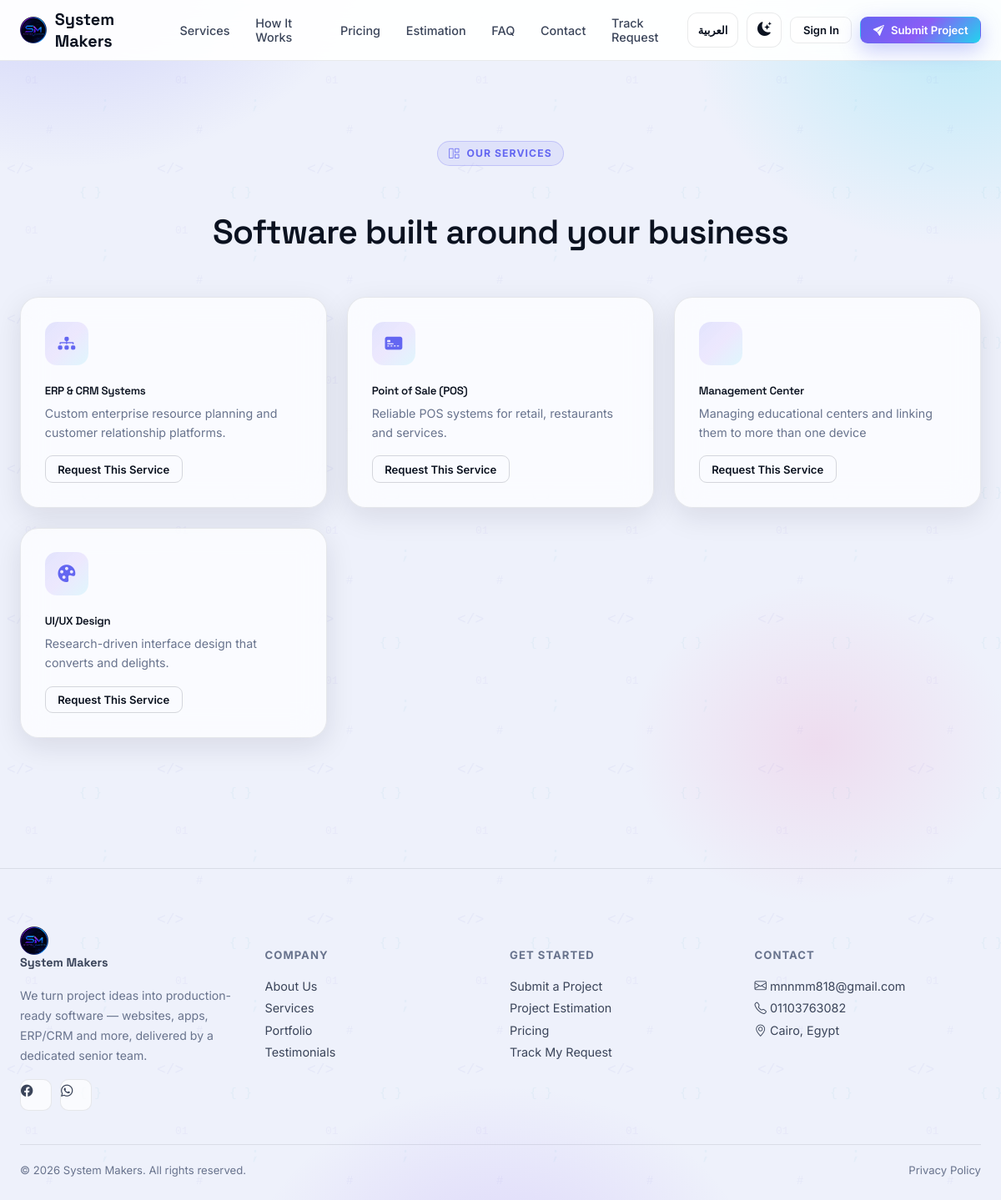
/services, run on the app's committed database.
### app/models/content.py (models this page shows, shortened)
class Service(db.Model):
    __tablename__ = "services"
    id = db.Column(db.Integer, primary_key=True)
    title = db.Column(db.String(150), nullable=False)
    description = db.Column(db.Text, nullable=False)
    icon = db.Column(db.String(50), default="bi-stars")
    order = db.Column(db.Integer, default=0)
    is_active = db.Column(db.Boolean, default=True)

class SiteSetting(db.Model):
    __tablename__ = "site_settings"
    id = db.Column(db.Integer, primary_key=True)
    key = db.Column(db.String(100), unique=True, nullable=False)
    value = db.Column(db.Text)
    updated_at = db.Column(db.DateTime, default=lambda: datetime.now(timezone.utc),
                            onupdate=lambda: datetime.now(timezone.utc))
    @staticmethod
    def get(key, default=""):
        row = SiteSetting.query.filter_by(key=key).first()
        return row.value if row else default

### app/routes/main.py (the view)
@main_bp.route("/services")
def services():
    services = Service.query.filter_by(is_active=True).order_by(Service.order).all()
    return render_template("public/services.html", services=services)

### app/routes/main.py (called while the page is built)
@main_bp.context_processor
def inject_globals():
    return {
        "site_settings": {
            "contact_email": SiteSetting.get("contact_email", current_app.config["PROJECT_MANAGER_EMAIL"]),
            "contact_phone": SiteSetting.get("contact_phone", current_app.config["PROJECT_MANAGER_PHONE"]),
            "contact_address": SiteSetting.get("contact_address", "Cairo, Egypt"),
            "company_name": current_app.config["COMPANY_NAME"],
            "facebook_url": SiteSetting.get("facebook_url", ""),
            "whatsapp_number": SiteSetting.get("whatsapp_number", ""),
        }
    }

### app/translations.py (called while the page is built)
def get_translator(lang: str):
    table = TRANSLATIONS.get(lang, TRANSLATIONS["en"])
    fallback = TRANSLATIONS["en"]
    def t(key: str) -> str:
        return table.get(key) or fallback.get(key) or key
    return t

### app/templates/public/services.html (shortened to what this page needs)
{% extends "layout_public.html" %}
{% block content %}
<section class="section">
  <div class="container-xl">
    <div style="text-align:center; margin-bottom:52px;" class="reveal">
      <div class="eyebrow" style="margin-left:auto;margin-right:auto;"><i class="bi bi-grid-1x2"></i> {{ t('services_eyebrow') }}</div>
      <h1 class="section-title">{{ t('services_page_title') }}</h1>
    </div>
    <div class="grid-3 reveal">
      {% for s in services %}
      <div class="glass card-hover" style="padding:1.8rem;">
        <div class="icon-box"><i class="bi {{ s.icon }}"></i></div>
        <h5 style="margin-bottom:8px;">{{ s.title }}</h5>
        <p class="text-muted-2" style="font-size:.89rem; line-height:1.6; margin:0 0 16px;">{{ s.description }}</p>
        <a href="{{ url_for('main.project_request') }}" class="btn btn-outline btn-sm">{{ t('request_this_service') }}</a>
      </div>
      {% endfor %}
    </div>
  </div>
</section>
{% endblock %}

### app/templates/partials/footer.html
<footer class="footer">
  <div class="container-xl">
    <div class="grid-4" style="margin-bottom:40px;">
      <div>
        <a href="{{ url_for('main.home') }}" class="brand" style="margin-bottom:14px;">
          <span class="brand-mark" style="background:transparent; box-shadow:none;"><img src="{{ url_for('static', filename='images/brand/logo_256.png') }}" alt="System Makers" style="width:100%;height:100%;object-fit:contain;"></span>
          {{ site_settings.company_name if site_settings else 'System Makers' }}
        </a>
        <p class="text-muted-2" style="font-size:.88rem; line-height:1.7; max-width:280px;">
          {{ t('footer_tagline') }}
        </p>
        <div style="display:flex; gap:10px; margin-top:16px;">
          {% if site_settings.facebook_url %}
          <a href="{{ site_settings.facebook_url }}" target="_blank" rel="noopener" class="social-icon" title="Facebook"><i class="bi bi-facebook"></i></a>
          {% endif %}
          {% if site_settings.whatsapp_number %}
          <a href="https://wa.me/{{ site_settings.whatsapp_number | replace(' ', '') | replace('+', '') | replace('-', '') }}" target="_blank" rel="noopener" class="social-icon" title="WhatsApp"><i class="bi bi-whatsapp"></i></a>
          {% endif %}
        </div>
      </div>
      <div>
        <h6>{{ t('footer_company') }}</h6>
        <a href="{{ url_for('main.home') }}#about">{{ t('footer_about') }}</a>
        <a href="{{ url_for('main.services') }}">{{ t('nav_services') }}</a>
        <a href="{{ url_for('main.home') }}#portfolio">{{ t('footer_portfolio') }}</a>
        <a href="{{ url_for('main.home') }}#testimonials">{{ t('footer_testimonials') }}</a>
      </div>
      <div>
        <h6>{{ t('footer_get_started') }}</h6>
        <a href="{{ url_for('main.project_request') }}">{{ t('footer_submit_project') }}</a>
        <a href="{{ url_for('main.estimation') }}">{{ t('footer_estimation') }}</a>
        <a href="{{ url_for('main.pricing') }}">{{ t('nav_pricing') }}</a>
        <a href="{{ url_for('main.track_request') }}">{{ t('footer_track') }}</a>
      </div>
      <div>
        <h6>{{ t('footer_contact') }}</h6>
        <a href="mailto:{{ site_settings.contact_email if site_settings else '' }}">
          <i class="bi bi-envelope"></i> {{ site_settings.contact_email if site_settings else 'contact@clientflow.local' }}
        </a>
        <a href="tel:{{ site_settings.contact_phone if site_settings else '' }}">
          <i class="bi bi-telephone"></i> {{ site_settings.contact_phone if site_settings else '' }}
        </a>
        <a href="#"><i class="bi bi-geo-alt"></i> {{ site_settings.contact_address if site_settings else 'Cairo, Egypt' }}</a>
      </div>
    </div>
    <div class="divider"></div>
    <div style="display:flex; justify-content:space-between; flex-wrap:wrap; gap:10px;">
      <span class="text-muted-2" style="font-size:.82rem;">© {{ current_year }} {{ site_settings.company_name if site_settings else 'System Makers' }}. {{ t('footer_rights') }}</span>
      <div style="display:flex; gap:18px; align-items:center;">
        <a href="{{ url_for('main.privacy_policy') }}" class="text-muted-2" style="font-size:.82rem; padding:0;">{{ t('footer_privacy') }}</a>
      </div>
    </div>
  </div>
</footer>

### data on the page
Service: title "ERP & CRM Systems", description "Custom enterprise resource planning and customer relationship platforms.", t "Request This Service"
Service: title "Point of Sale (POS)", description "Reliable POS systems for retail, restaurants and services.", t "Request This Service"
Service: title "Management Center", description "Managing educational centers and linking them to more than one device", t "Request This Service"
Service: title "UI/UX Design", description "Research-driven interface design that converts and delights.", t "Request This Service"
SiteSetting: value "mnnmm818@gmail.com"
SiteSetting: value "01103763082"
SiteSetting: value "Cairo, Egypt"

### other printed values
{{ site_settings.company_name if site_settings else 'System Makers' }} "System Makers"
{{ t('nav_services') }} "Services"
{{ t('nav_how_it_works') }} "How It Works"
{{ t('nav_pricing') }} "Pricing"
{{ t('nav_estimation') }} "Estimation"
{{ t('nav_faq') }} "FAQ"
{{ t('nav_contact') }} "Contact"
{{ t('nav_track') }} "Track Request"
{{ t('lang_switch') }} "العربية"
{{ t('nav_sign_in') }} "Sign In"
{{ t('nav_submit_project') }} "Submit Project"
{{ t('services_eyebrow') }} "OUR SERVICES"
{{ t('services_page_title') }} "Software built around your business"
{{ t('footer_tagline') }} "We turn project ideas into production-ready software — websites, apps, ERP/CRM and more, delivered by a dedicated senior team."
{{ t('footer_company') }} "COMPANY"
